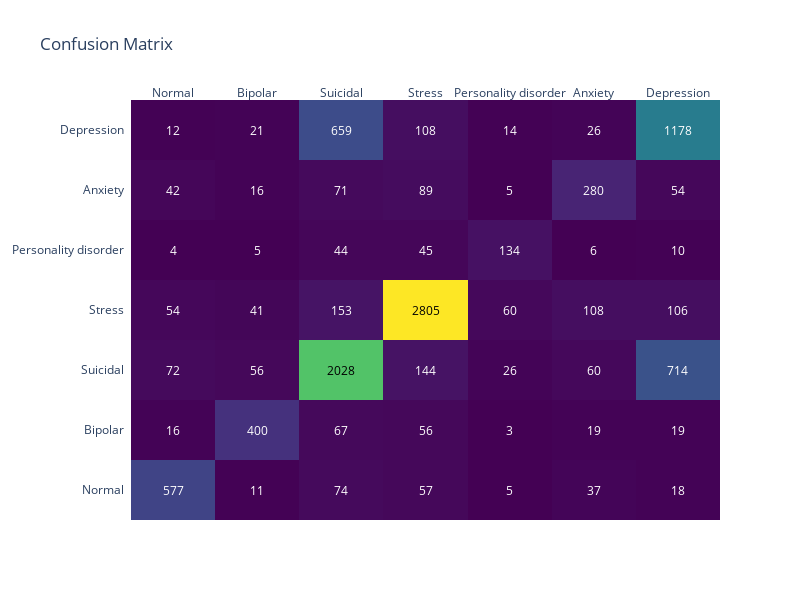

The cell this chart's notebook holds for it:
### Code cell
# Confusion Matrix
cm = confusion_matrix(y_test, y_pred)
cm_fig = ff.create_annotated_heatmap(
    z=cm,
    x=list(set(y_test)),
    y=list(set(y_test)),
    annotation_text=cm,
    colorscale='Viridis'
)
cm_fig.update_layout(title='Confusion Matrix')
cm_fig.update_layout(title='Confusion Matrix', width=800, height=600)  
cm_fig.show()

### Figure 1 — Plotly figure (JSON) as saved in the notebook; plotly's stock layout.template omitted (floating-point values rounded to 4 significant figures)
{"data": [{"colorscale": [[0, "#440154"], [0.1111, "#482878"], [0.2222, "#3e4989"], [0.3333, "#31688e"], [0.4444, "#26828e"], [0.5556, "#1f9e89"], [0.6667, "#35b779"], [0.7778, "#6ece58"], [0.8889, "#b5de2b"], [1, "#fde725"]], "reversescale": false, "showscale": false, "type": "heatmap", "x": ["Normal", "Bipolar", "Suicidal", "Stress", "Personality disorder", "Anxiety", "Depression"], "y": ["Normal", "Bipolar", "Suicidal", "Stress", "Personality disorder", "Anxiety", "Depression"], "z": [[577, 11, 74, 57, 5, 37, 18], [16, 400, 67, 56, 3, 19, 19], [72, 56, 2028, 144, 26, 60, 714], [54, 41, 153, 2805, 60, 108, 106], [4, 5, 44, 45, 134, 6, 10], [42, 16, 71, 89, 5, 280, 54], [12, 21, 659, 108, 14, 26, 1178]]}], "layout": {"annotations": [{"font": {"color": "#FFFFFF"}, "showarrow": false, "text": "577", "x": "Normal", "xref": "x", "y": "Normal", "yref": "y"}, {"font": {"color": "#FFFFFF"}, "showarrow": false, "text": "11", "x": "Bipolar", "xref": "x", "y": "Normal", "yref": "y"}, {"font": {"color": "#FFFFFF"}, "showarrow": false, "text": "74", "x": "Suicidal", "xref": "x", "y": "Normal", "yref": "y"}, {"font": {"color": "#FFFFFF"}, "showarrow": false, "text": "57", "x": "Stress", "xref": "x", "y": "Normal", "yref": "y"}, {"font": {"color": "#FFFFFF"}, "showarrow": false, "text": "5", "x": "Personality disorder", "xref": "x", "y": "Normal", "yref": "y"}, {"font": {"color": "#FFFFFF"}, "showarrow": false, "text": "37", "x": "Anxiety", "xref": "x", "y": "Normal", "yref": "y"}, {"font": {"color": "#FFFFFF"}, "showarrow": false, "text": "18", "x": "Depression", "xref": "x", "y": "Normal", "yref": "y"}, {"font": {"color": "#FFFFFF"}, "showarrow": false, "text": "16", "x": "Normal", "xref": "x", "y": "Bipolar", "yref": "y"}, {"font": {"color": "#FFFFFF"}, "showarrow": false, "text": "400", "x": "Bipolar", "xref": "x", "y": "Bipolar", "yref": "y"}, {"font": {"color": "#FFFFFF"}, "showarrow": false, "text": "67", "x": "Suicidal", "xref": "x", "y": "Bipolar", "yref": "y"}, {"font": {"color": "#FFFFFF"}, "showarrow": false, "text": "56", "x": "Stress", "xref": "x", "y": "Bipolar", "yref": "y"}, {"font": {"color": "#FFFFFF"}, "showarrow": false, "text": "3", "x": "Personality disorder", "xref": "x", "y": "Bipolar", "yref": "y"}, {"font": {"color": "#FFFFFF"}, "showarrow": false, "text": "19", "x": "Anxiety", "xref": "x", "y": "Bipolar", "yref": "y"}, {"font": {"color": "#FFFFFF"}, "showarrow": false, "text": "19", "x": "Depression", "xref": "x", "y": "Bipolar", "yref": "y"}, {"font": {"color": "#FFFFFF"}, "showarrow": false, "text": "72", "x": "Normal", "xref": "x", "y": "Suicidal", "yref": "y"}, {"font": {"color": "#FFFFFF"}, "showarrow": false, "text": "56", "x": "Bipolar", "xref": "x", "y": "Suicidal", "yref": "y"}, {"font": {"color": "#000000"}, "showarrow": false, "text": "2028", "x": "Suicidal", "xref": "x", "y": "Suicidal", "yref": "y"}, {"font": {"color": "#FFFFFF"}, "showarrow": false, "text": "144", "x": "Stress", "xref": "x", "y": "Suicidal", "yref": "y"}, {"font": {"color": "#FFFFFF"}, "showarrow": false, "text": "26", "x": "Personality disorder", "xref": "x", "y": "Suicidal", "yref": "y"}, {"font": {"color": "#FFFFFF"}, "showarrow": false, "text": "60", "x": "Anxiety", "xref": "x", "y": "Suicidal", "yref": "y"}, {"font": {"color": "#FFFFFF"}, "showarrow": false, "text": "714", "x": "Depression", "xref": "x", "y": "Suicidal", "yref": "y"}, {"font": {"color": "#FFFFFF"}, "showarrow": false, "text": "54", "x": "Normal", "xref": "x", "y": "Stress", "yref": "y"}, {"font": {"color": "#FFFFFF"}, "showarrow": false, "text": "41", "x": "Bipolar", "xref": "x", "y": "Stress", "yref": "y"}, {"font": {"color": "#FFFFFF"}, "showarrow": false, "text": "153", "x": "Suicidal", "xref": "x", "y": "Stress", "yref": "y"}, {"font": {"color": "#000000"}, "showarrow": false, "text": "2805", "x": "Stress", "xref": "x", "y": "Stress", "yref": "y"}, {"font": {"color": "#FFFFFF"}, "showarrow": false, "text": "60", "x": "Personality disorder", "xref": "x", "y": "Stress", "yref": "y"}, {"font": {"color": "#FFFFFF"}, "showarrow": false, "text": "108", "x": "Anxiety", "xref": "x", "y": "Stress", "yref": "y"}, {"font": {"color": "#FFFFFF"}, "showarrow": false, "text": "106", "x": "Depression", "xref": "x", "y": "Stress", "yref": "y"}, {"font": {"color": "#FFFFFF"}, "showarrow": false, "text": "4", "x": "Normal", "xref": "x", "y": "Personality disorder", "yref": "y"}, {"font": {"color": "#FFFFFF"}, "showarrow": false, "text": "5", "x": "Bipolar", "xref": "x", "y": "Personality disorder", "yref": "y"}, {"font": {"color": "#FFFFFF"}, "showarrow": false, "text": "44", "x": "Suicidal", "xref": "x", "y": "Personality disorder", "yref": "y"}, {"font": {"color": "#FFFFFF"}, "showarrow": false, "text": "45", "x": "Stress", "xref": "x", "y": "Personality disorder", "yref": "y"}, {"font": {"color": "#FFFFFF"}, "showarrow": false, "text": "134", "x": "Personality disorder", "xref": "x", "y": "Personality disorder", "yref": "y"}, {"font": {"color": "#FFFFFF"}, "showarrow": false, "text": "6", "x": "Anxiety", "xref": "x", "y": "Personality disorder", "yref": "y"}, {"font": {"color": "#FFFFFF"}, "showarrow": false, "text": "10", "x": "Depression", "xref": "x", "y": "Personality disorder", "yref": "y"}, {"font": {"color": "#FFFFFF"}, "showarrow": false, "text": "42", "x": "Normal", "xref": "x", "y": "Anxiety", "yref": "y"}, {"font": {"color": "#FFFFFF"}, "showarrow": false, "text": "16", "x": "Bipolar", "xref": "x", "y": "Anxiety", "yref": "y"}, {"font": {"color": "#FFFFFF"}, "showarrow": false, "text": "71", "x": "Suicidal", "xref": "x", "y": "Anxiety", "yref": "y"}, {"font": {"color": "#FFFFFF"}, "showarrow": false, "text": "89", "x": "Stress", "xref": "x", "y": "Anxiety", "yref": "y"}, {"font": {"color": "#FFFFFF"}, "showarrow": false, "text": "5", "x": "Personality disorder", "xref": "x", "y": "Anxiety", "yref": "y"}, {"font": {"color": "#FFFFFF"}, "showarrow": false, "text": "280", "x": "Anxiety", "xref": "x", "y": "Anxiety", "yref": "y"}, {"font": {"color": "#FFFFFF"}, "showarrow": false, "text": "54", "x": "Depression", "xref": "x", "y": "Anxiety", "yref": "y"}, {"font": {"color": "#FFFFFF"}, "showarrow": false, "text": "12", "x": "Normal", "xref": "x", "y": "Depression", "yref": "y"}, {"font": {"color": "#FFFFFF"}, "showarrow": false, "text": "21", "x": "Bipolar", "xref": "x", "y": "Depression", "yref": "y"}, {"font": {"color": "#FFFFFF"}, "showarrow": false, "text": "659", "x": "Suicidal", "xref": "x", "y": "Depression", "yref": "y"}, {"font": {"color": "#FFFFFF"}, "showarrow": false, "text": "108", "x": "Stress", "xref": "x", "y": "Depression", "yref": "y"}, {"font": {"color": "#FFFFFF"}, "showarrow": false, "text": "14", "x": "Personality disorder", "xref": "x", "y": "Depression", "yref": "y"}, {"font": {"color": "#FFFFFF"}, "showarrow": false, "text": "26", "x": "Anxiety", "xref": "x", "y": "Depression", "yref": "y"}, {"font": {"color": "#FFFFFF"}, "showarrow": false, "text": "1178", "x": "Depression", "xref": "x", "y": "Depression", "yref": "y"}], "height": 600, "title": {"text": "Confusion Matrix"}, "width": 800, "xaxis": {"dtick": 1, "gridcolor": "rgb(0, 0, 0)", "side": "top", "ticks": ""}, "yaxis": {"dtick": 1, "ticks": "", "ticksuffix": "  "}}}
